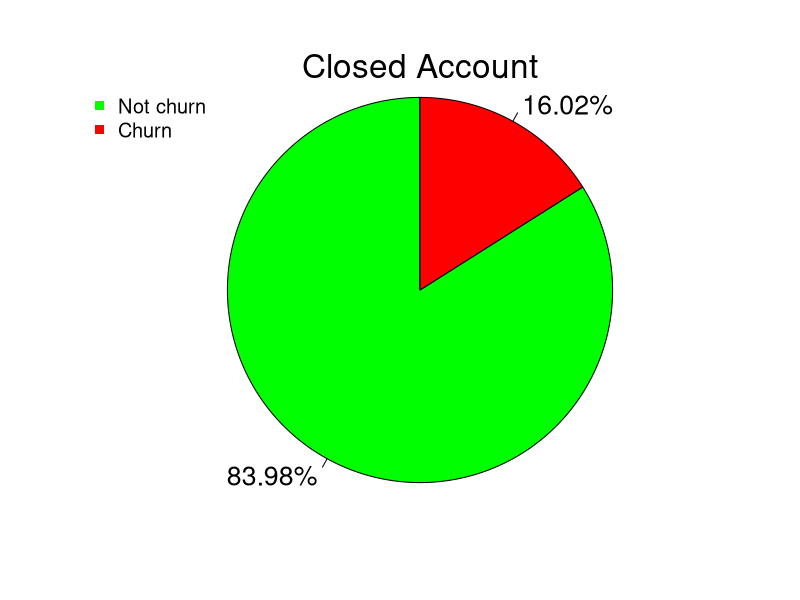
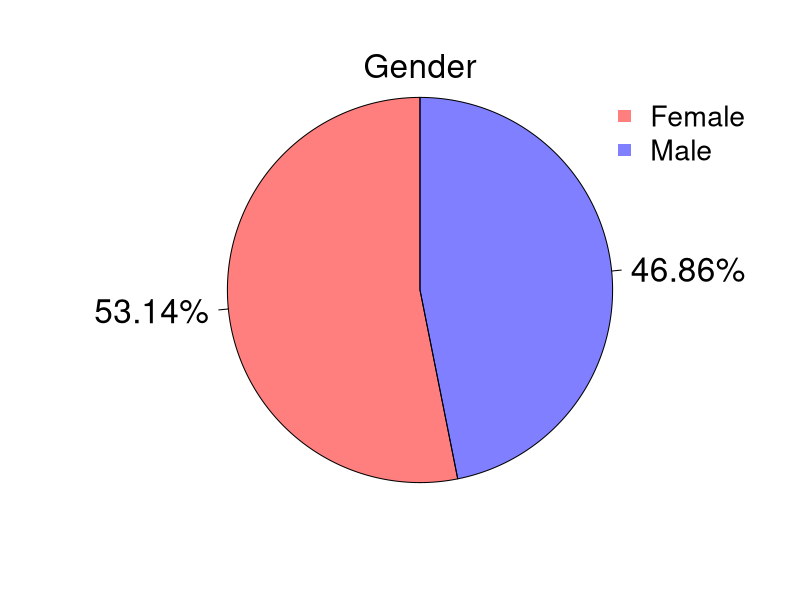
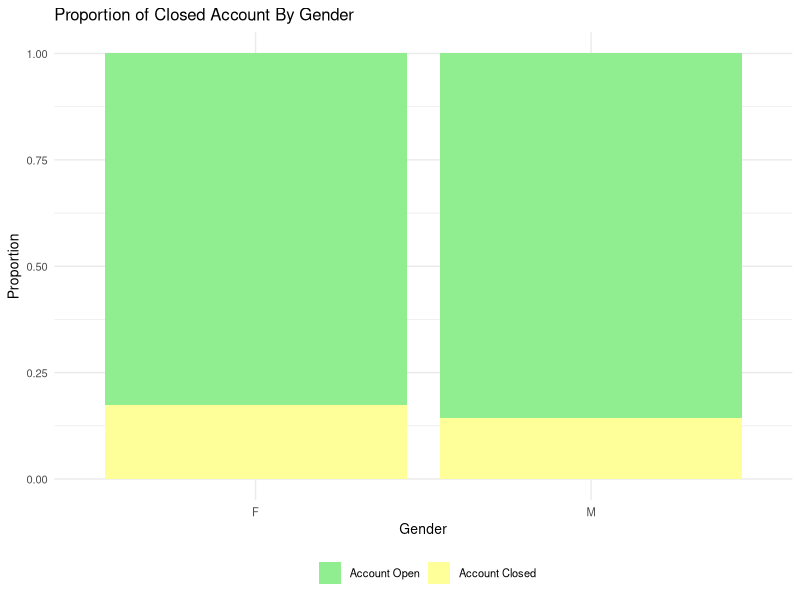
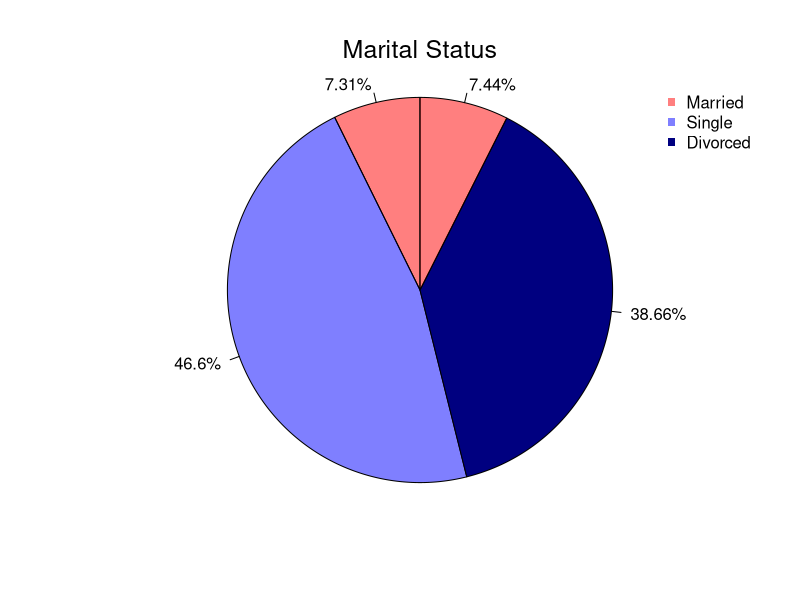
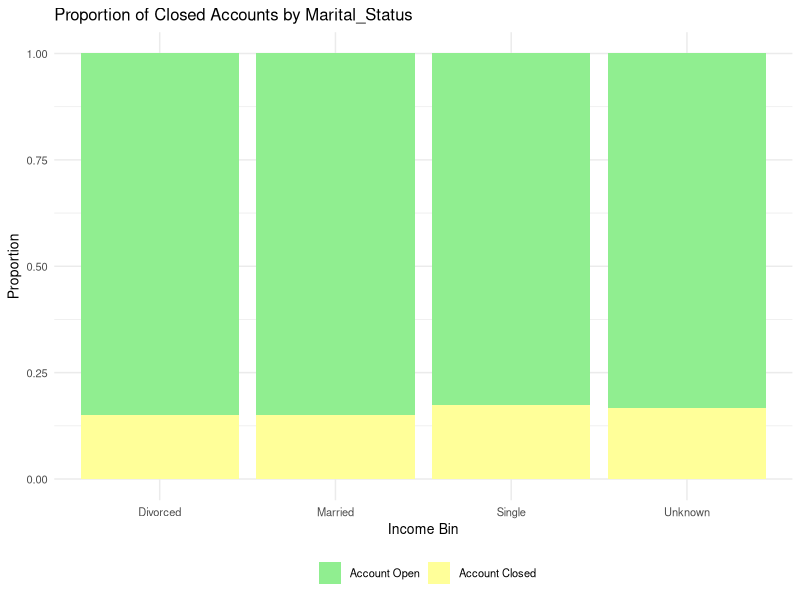
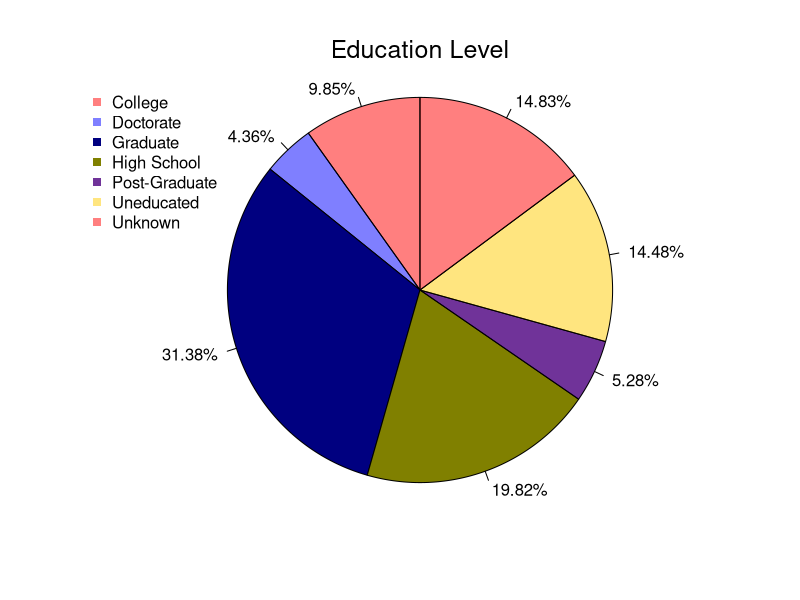
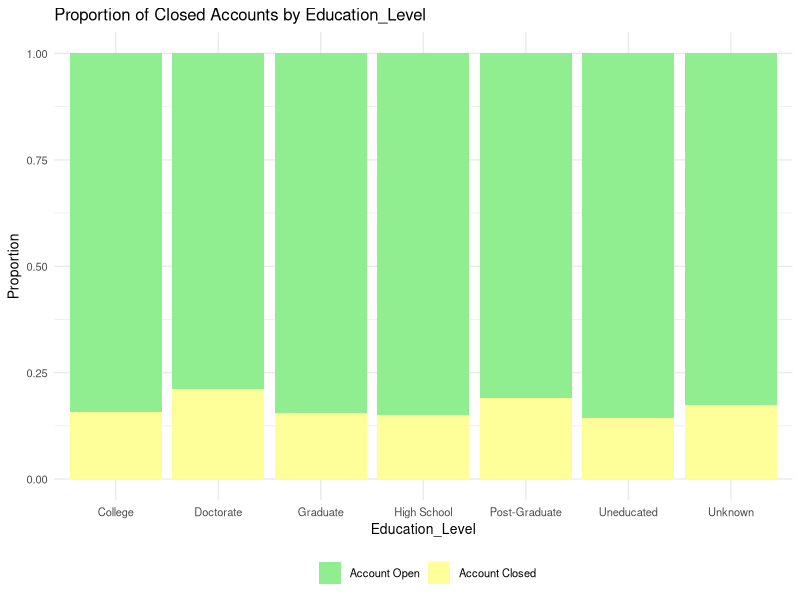
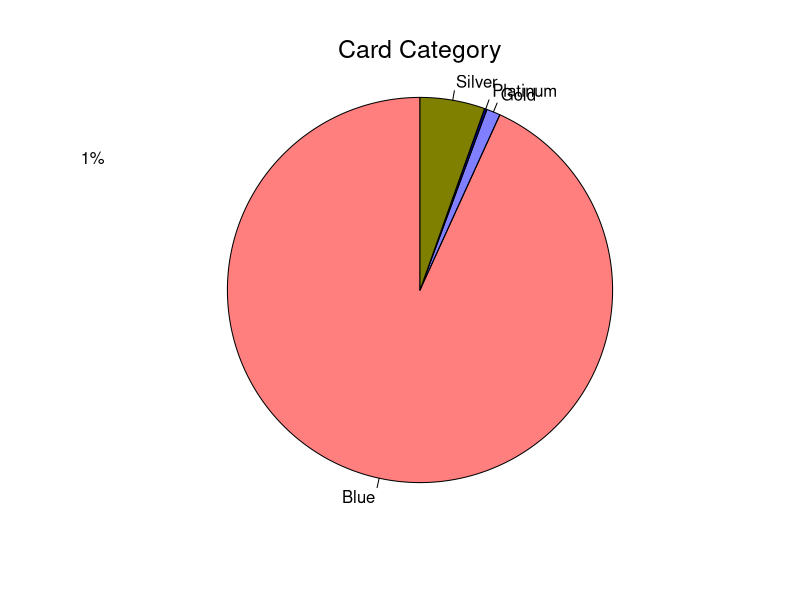

Generate these figures, in order, with R:
## ---- chunk 1

library(ggplot2)
library(corrplot)
library(class)
library(pROC)
library(RColorBrewer)

## ---- chunk 2
Data = read.csv2("./Dataset/bank_accounts_train.csv", 
                 header = T, 
                 sep = ",", 
                 colClasses = "character")

## ---- chunk 3

Data$CLIENTNUM = NULL 
str(Data)

## ---- chunk 4
variables = colnames(Data) # With this line we have a vector of our variables
categorical_variables <- c("Gender", "Education_Level", "Marital_Status", "Card_Category") # We select our categorical variables (only 4 of them)
target_variable = "Closed_Account"
numerical_variables <- setdiff(variables, c(categorical_variables, target_variable)) 
for (var in numerical_variables) {
  Data[[var]] = as.numeric(Data[[var]])
}

for (var in categorical_variables) {
  Data[[var]] = as.factor(Data[[var]])
}

Data$Closed_Account = as.factor(Data$Closed_Account)
## ---- chunk 5
x = table(Data$Closed_Account)
r = round(x/nrow(Data)*100, 2)
s = paste( r, "%", sep = "")
{pie(x = table(Data$Closed_Account), 
     labels = s,
     edges = 10000, 
     radius = 1,
     init.angle = 90, 
     col = c("green",
             "red"),
     cex = 1.6)
  mtext("Closed Account", side = 3, cex = 2)
  legend("topleft", 
         pch = 15, 
         col = c("green", "red"),
         c("Not churn", "Churn"), cex = 1.2,
         bty = "n")}
## ---- chunk 6
x = table(Data$Gender)
r = round(x/nrow(Data)*100, 2)
s = paste( r, "%", sep = "")
{pie(x = table(Data$Gender), 
     labels = s,
     edges = 10000, 
     radius = 1,
     init.angle = 90, 
     col = c(rgb(1,0,0, .5),
             rgb(0,0,1,0.5)),
     cex = 2)
  mtext("Gender", side = 3, cex = 2)
  legend("topright", 
         pch = 15, 
         col = c(rgb(1,0,0, .5),
                 rgb(0,0,1,0.5)),
         c("Female", "Male"), cex = 1.7,
         bty = "n")}

##Gender-Closed_Account
#Adjusting the dimensions of the legend
smaller_text_theme <- theme_minimal() +
  theme(legend.position = "bottom",
        legend.text = element_text(size = 8),
        axis.text = element_text(size = 8),
        axis.title = element_text(size = 10),
        plot.title = element_text(size = 12),
        strip.text.x = element_text(size = 10))

ggplot(Data, aes(x = Gender, fill = as.factor(Closed_Account))) +
  geom_bar(position = "fill") +
  scale_fill_manual(values = c("0" = "lightgreen", "1" = "#FFFF99"), labels = c("Account Open", "Account Closed"), name = "") +
  labs(title = "Proportion of Closed Account By Gender", x = "Gender", y = "Proportion") +
  smaller_text_theme
## ---- chunk 7
#MARITAL STATUS
x <- table(addNA(Data$Marital_Status))
r = round(x/nrow(Data)*100, 2)
s = paste( r, "%", sep = "")
{pie(x = table(Data$Marital_Status), 
     labels = s,
     edges = 10000, 
     radius = 1,
     init.angle = 90, 
     col = c(rgb(1,0,0,0.5),
             rgb(0,0,1,0.5),
             rgb(0,0,0.5,1)
     ),
     cex = 1)
  mtext("Marital Status", side = 3, cex = 1.5, line = 1)
  legend("topright", 
         pch = 15, 
         col = c(rgb(1,0,0, .5),
                 rgb(0,0,1,0.5),
                 rgb(0,0, .5,1)
         ),
         c("Married", "Single", "Divorced"), cex = 1,
         bty = "n")}

##Marital_Status-Closed_Account

ggplot(Data, aes(x = Marital_Status, fill = as.factor(Closed_Account))) +
  geom_bar(position = "fill") +
  scale_fill_manual(values = c("0" = "lightgreen", "1" = "#FFFF99"), labels = c("Account Open", "Account Closed"), name = "") +
  labs(title = "Proportion of Closed Accounts by Marital_Status", x = "Income Bin", y = "Proportion") +
  smaller_text_theme
## ---- chunk 8
#EDUCATION LEVEL
education_table <- table(Data$Education_Level)
r <- round(education_table / nrow(Data) * 100, 2)
s <- paste(r, "%", sep = "")

pie(x = education_table, 
    labels = s,
    edges = 10000, 
    radius = 1,
    init.angle = 90, 
    col = c(rgb(1,0,0,0.5),
            rgb(0,0,1,0.5),
            rgb(0,0,0.5,1),
            rgb(0.5,0.5,0,1),
            rgb(0.3,0,0.5,0.8),
            rgb(1,0.8,0,0.5)),
    cex = 1)
mtext("Education Level", side = 3, cex = 1.5, line = 1) # side=3 is the top
legend("topleft", 
       pch = 15, 
       col = c(rgb(1,0,0,0.5),
               rgb(0,0,1,0.5),
               rgb(0,0,0.5,1),
               rgb(0.5,0.5,0,1),
               rgb(0.3,0,0.5,0.8),
               rgb(1,0.8,0,0.5)),
       legend = levels(Data$Education_Level), cex = 1,
       bty = "n")

##Education_Level-Closed_Account

ggplot(Data, aes(x = Education_Level, fill = as.factor(Closed_Account))) +
  geom_bar(position = "fill") +
  scale_fill_manual(values = c("0" = "lightgreen", "1" = "#FFFF99"), labels = c("Account Open", "Account Closed"), name = "") +
  labs(title = "Proportion of Closed Accounts by Education_Level", x = "Education_Level", y = "Proportion") +
  smaller_text_theme
## ---- chunk 9

# Card Category
card_table <- table(Data$Card_Category)
r <- round(card_table / nrow(Data) * 100, 2)
s <- paste(r, "%", sep = "")
s2 <- paste(levels(Data$Card_Category), s)

pie(x = card_table,
    edges = 10000, 
    radius = 1,
    init.angle = 90, 
    col = c(rgb(1,0,0,0.5),
            rgb(0,0,1,0.5),
            rgb(0,0,0.5,1),
            rgb(0.5,0.5,0,1)
    ),
    cex = 1)
mtext("Card Category", side = 3, cex = 1.5, line = 1) # side=3 is the top
legend( x= -2.4, y = 1,
        pch = 15, 
        col = c(rgb(1,0,0,0.5),
                rgb(0,0,1,0.5),
                rgb(0,0,0.5,1),
                rgb(0.5,0.5,0,1)
        ),
        legend = s2, cex = 1,
        bty = "n")

##Card_Category-Customer_Age
ggplot(Data, aes(x = Card_Category, fill = as.factor(Closed_Account))) +
  geom_bar(position = "fill") +
  scale_fill_manual(values = c("0" = "lightgreen", "1" = "#FFFF99"), labels = c("Account Open", "Account Closed"), name = "") +
  labs(title = "Proportion of Closed Accounts by Card_Category", x = "Card_Category", y = "Proportion") +
  smaller_text_theme

## ---- chunk 10

Numerical_Data = Data[numerical_variables]
means_vec = apply(X = Numerical_Data, MARGIN = 2, FUN = mean)
median_vec = apply(X = Numerical_Data, MARGIN = 2, FUN = median)
sd_vec = apply(X = Numerical_Data, MARGIN = 2, FUN = sd)

par(mfrow = c(3,3), mar = c(2,4,4,1))

for(i in 1:length(numerical_variables)){
  hist(Numerical_Data[,i], freq = F, main = names(Numerical_Data)[i],
       col = rgb(.7,.7,.7), border = "white", xlab = "")
  abline(v = means_vec[i], lwd = 2)
  abline(v = median_vec[i], lwd = 2, col = rgb(.7,0,0))
  legend("top", c("Mean", "Median"), lwd = 2, col = c(1, rgb(.7,0,0)),cex = .8, bty = "n")
}

## ---- chunk 11


cor_matrix <- cor(Data[numerical_variables], use="complete.obs")
# Increase the size of the margins 
par(mar = c(5, 8, 4, 2) + 0.1) 

corrplot(cor_matrix, method = "color", tl.srt = 45, tl.col = "black") 

par(mar = c(5, 4, 4, 2) + 0.1) # Default size

## ---- chunk 12
target_variable_numeric = as.numeric(Data$Closed_Account)

  correlations <- sapply(Data[numerical_variables], function(x) cor(x, target_variable_numeric, use = "complete.obs"))

# Omit the target variable from the plot if it's included in the Data frame
correlations <- abs(correlations[names(correlations) != "target_var"])

# Increase the size of the margins 
par(mar = c(5, 8, 4, 2) + 0.1)  

# Create the barplot with larger font size for names
barplot(correlations, main="Correlation with Target Variable",
        horiz=TRUE, cex.names=0.7, las=2, col = "deepskyblue")

par(mar = c(5, 4, 4, 2) + 0.1) # Default size
## ---- chunk 13

#Rename missing values with NA notation
Data[Data == 'Unknown'] <- NA
## ---- chunk 14
# Now we try to understand where the missing values are

# Sum the TRUE values by row to see how many NAs each row contains
na_counts_per_row <- rowSums(is.na(Data))

# Count how many rows have at least one NA
rows_with_na <- sum(na_counts_per_row > 0)

# Print the result
cat("Rows with NA before preprocessing:", rows_with_na, "\n")


## ---- chunk 15
#Basic function to compute mode
getSimpleMode <- function(x) {
  tbl <- table(x)
  mode_value <- names(tbl[tbl == max(tbl)])[1]
  return(mode_value)
}


for (var in categorical_variables) {
  if (any(is.na(Data[[var]]))) {
    Data[[var]][is.na(Data[[var]])] <- getSimpleMode(Data[[var]])
  }
}
## ---- chunk 16
# Sum the TRUE values by row to see how many NAs each row contains
na_counts_per_row <- rowSums(is.na(Data))

# Count how many rows have at least one NA
rows_with_na <- sum(na_counts_per_row > 0)

# Print the result
cat("Rows with NA after preprocessing:", rows_with_na, "\n")

## ---- chunk 17

# Fit logistic regression model
set.seed(1)
gender_income_model <- glm(Closed_Account ~ Income * Gender, 
                           family = binomial(link = "logit"), 
                           data = Data)

# View model summary
summary(gender_income_model)

## ---- chunk 18
# Compute and store predicted probabilities
predicted_probabilities_logistic <- predict(gender_income_model, newdata = Data, type="response")

Data$predicted_probabilities <- predict(gender_income_model, newdata = Data, type="response")
## ---- chunk 19
#Plotting computed probabilities
ggplot(Data, aes(x = Income, y = predicted_probabilities, color = Gender)) + 
  geom_line() + 
  labs(title = "Probability of Account Closure by Income and Gender", y = "Probability of Closure", x = "Income") +
  scale_color_manual(values = c("red", "blue"))

## ---- chunk 20
Data$predicted_probabilities = NULL # We drop the column of predicted probabilities since it is now useless


## ---- chunk 21
# Seed setting
set.seed(10)
## ---- chunk 22
# Split Dataset
id_train <- sample(1:nrow(Data), size = 0.75*nrow(Data), replace = F)
train_data <- Data[id_train,]
val_data <- Data[-id_train,]

## ---- chunk 23

# Response variable distribution in the original data
cat("Distribution of the target variable in the original set:\n")
cat("Counts:")
print(table(Data$Closed_Account))
cat("Proportions:")
print(prop.table(table(Data$Closed_Account)))
cat("\n")

# Response variable distribution in the train test
cat("Distribution of the target variable in the train set:\n")
cat("Counts:")
print(table(train_data$Closed_Account))
cat("Proportions:")
print(prop.table(table(train_data$Closed_Account)))
cat("\n")

# Response variable distribution in the validation set
cat("Distribution of the target variable in the validation set:\n")
cat("Counts:")
print(table(val_data$Closed_Account))
cat("Proportions:")
print(prop.table(table(val_data$Closed_Account)))


## ---- chunk 24

calculate_sensitivity <- function(true_values, predictions) {
  true_positives <- sum(true_values == 1 & predictions == 1)
  actual_positives <- sum(true_values == 1)
  return(true_positives / actual_positives)
}
## ---- chunk 25
# Set a range for k
k_values <- 1:25
accuracy_scores <- numeric(length(k_values))
sensitivity_scores <- numeric(length(k_values))

# Loop over k values
for (k in k_values) {
  set.seed(100) # for reproducibility
  knn_pred <- knn(train = train_data[, c("Total_Trans_Amt", "Total_Trans_Ct")],
                  test = val_data[, c("Total_Trans_Amt", "Total_Trans_Ct")],
                  cl = train_data$Closed_Account,
                  k = k)
  
  # Calculate accuracy
  accuracy_scores[k] <- sum(val_data$Closed_Account == knn_pred) / length(knn_pred)
  # Calculate sensitivity
  sensitivity_scores[k] <- calculate_sensitivity(val_data$Closed_Account, knn_pred)
}
## ---- chunk 26
# Plot the accuracy scores as a function of k
plot(k_values, accuracy_scores, type = "b", 
     xlab = "Number of Neighbors (k)", ylab = "Accuracy",
     main = "k-NN Model Accuracy by Number of Neighbors")
## ---- chunk 27
# Plot the accuracy scores as a function of k
plot(k_values, sensitivity_scores, type = "b", 
     xlab = "Number of Neighbors (k)", ylab = "Sensitivity",
     main = "k-NN Model Sensitivity by Number of Neighbors")
## ---- chunk 28

# For accuracy
best_accuracy_k <- which.max(accuracy_scores)
cat("The best number of neighbors for accuracy is:", best_accuracy_k, 
    "with an accuracy of:", max(accuracy_scores), "\n")

# Exclude the best to find the second best
accuracy_scores[best_accuracy_k] <- NA
second_best_accuracy_k <- which.max(accuracy_scores)
cat("The second-best number of neighbors for accuracy is:", second_best_accuracy_k, 
    "with an accuracy of:", max(accuracy_scores, na.rm = TRUE), "\n")

# For sensitivity
best_sensitivity_k <- which.max(sensitivity_scores)
cat("The best number of neighbors for sensitivity is:", best_sensitivity_k, 
    "with a sensitivity of:", max(sensitivity_scores), "\n")

# Exclude the best to find the second best
sensitivity_scores[best_sensitivity_k] <- NA
second_best_sensitivity_k <- which.max(sensitivity_scores)
cat("The second-best number of neighbors for sensitivity is:", second_best_sensitivity_k, 
    "with a sensitivity of:", max(sensitivity_scores, na.rm = TRUE), "\n")

## ---- chunk 29
logit_fit_baseline <- glm(Closed_Account ~ .,
                  family = "binomial",
                  data = train_data)

## ---- chunk 30
logit_fit_0 <- glm(Closed_Account ~ 1,
                  family = "binomial",
                  data = train_data)

## ---- chunk 31
logit_fit0 <- glm(Closed_Account ~ 1,
                  family = "binomial",
                  data = train_data)
anova(logit_fit_0, logit_fit_baseline, test = "Chisq") 

## ---- chunk 32
# Forward
logit_fit_aic1 <- step(glm(Closed_Account ~ 1,
                           family = "binomial",
                           data = train_data),
                       scope = formula(logit_fit_baseline),
                       direction = "forward")
## ---- chunk 33
# Backward
logit_fit_aic2 <- step(logit_fit_baseline,
                       direction = "backward") 

## ---- chunk 34
# Both directions
logit_fit_aic3 <- step(logit_fit_baseline,
                       direction = "both")
## ---- chunk 35

print(length(coefficients(logit_fit_aic1)))
print(length(coefficients(logit_fit_aic2)))
print(length(coefficients(logit_fit_aic3)))

## ---- chunk 36

# Forward
logit_fit_bic1 <- step(glm(Closed_Account ~ 1,
                           family = "binomial",
                           data = train_data),
                       scope = formula(logit_fit_baseline),
                       direction = "forward",
                       k = log(nrow(train_data)))
## ---- chunk 37
# Backward
logit_fit_bic2 <- step(logit_fit_baseline,
                       direction = "backward",
                       k = log(nrow(train_data)))  

## ---- chunk 38
# Both directions
logit_fit_bic3 <- step(logit_fit_baseline,
                       direction = "both",
                       k = log(nrow(train_data)))
## ---- chunk 39

# Selecting Numerical DF
train_data_Numerical = train_data[numerical_variables] 

cov(train_data_Numerical)

# Scaling Data
train_data_Numerical_Scaled= scale(train_data_Numerical)

cov(train_data_Numerical_Scaled)

## ---- chunk 40

pca <- princomp(train_data_Numerical_Scaled, cor = T, scale = F) #already scaled

pca$loadings

# Calculating the variance (in percentage) explained by each PCA component
pca_var <- pca$sdev^2
pca_var_percent <- pca_var / sum(pca_var)

## ---- chunk 41

bar.comp = barplot(pca_var_percent,
                   las = 2,
                   col = rev(brewer.pal(9, "Blues")), 
                   border = F,
                   ylim = c(0, max(pca_var_percent)*1.5),
                   ylab = "Explained variance")

# choose components according to "elbow rule"

lines(x = bar.comp, pca_var_percent, type = "b", pch = 16, cex = 1.5, lwd = 2, col = 2)
grid()

## ---- chunk 42

# Calculating the cumulative variance explained
cum_pca_var_percent <- cumsum(pca_var_percent)*100

# Plotting the cumulative distribution

bar.comp = barplot(cum_pca_var_percent,
                   las = 2,
                   col = rev(brewer.pal(9, "Blues")), 
                   border = F,
                   ylim = c(0, 105),
                   ylab = "Explained variance")

lines(bar.comp, cum_pca_var_percent, type = "b", pch = 16, cex = 1.5, lwd = 2, col = 2)
grid()

## ---- chunk 43

# Validation data is scaled as the train data
val_data_Numerical = val_data[numerical_variables] 
val_data_Numerical_Scaled= scale(val_data_Numerical)

# Predicting scores for the validation set using the PCA model
pca_data <- predict(pca, train_data_Numerical_Scaled)

# Selecting the first 11 principal components
pca_data <- pca_data[, 1:11]


logit_pca = glm(Closed_Account ~ ., 
                data = data.frame(pca_data, 
                                  Closed_Account = train_data$Closed_Account), 
                family = "binomial")

## ---- chunk 44

roc_aic1 <- pROC::roc(train_data$Closed_Account,
                     logit_fit_aic1$fitted.values,
                     plot = TRUE,
                     col = "red",
                     lwd = 3,
                     auc.polygon = T,
                     auc.polygon.col = "deepskyblue",
                     print.auc = T)

roc_bic1 <- pROC::roc(train_data$Closed_Account,
                     logit_fit_bic2$fitted.values,
                     plot = TRUE,
                     col = "red",
                     lwd = 3,
                     auc.polygon = T,
                     auc.polygon.col = "deepskyblue",
                     print.auc = T)


# AUC scores
roc_aic1$auc

roc_bic1$auc


# On the train_set, we see a better performance of roc_aic2 and roc_aic3 models
#in respect to the others. AUC = 0.9169

## ---- chunk 45

roc_bic1 <- pROC::roc(train_data$Closed_Account,
                     logit_pca$fitted.values,
                     plot = TRUE,
                     col = "red",
                     lwd = 3,
                     auc.polygon = T,
                     auc.polygon.col = "deepskyblue",
                     print.auc = T)


## ---- chunk 46
## Validation set ##

#threshold
tt=0.5

# Predictions for the observations in the validation set
prob_out_aic1 <- predict(logit_fit_aic1,
                        newdata = val_data[,-1],
                        type = "response")

pred_out_aic1 <- as.factor(ifelse(prob_out_aic1 > tt, "yes", "no"))


prob_out_bic1 <- predict(logit_fit_bic1,
                        newdata = val_data[,-1],
                        type = "response")
pred_out_bic1 <- as.factor(ifelse(prob_out_bic1 > tt, "yes", "no"))


# ROC curves
roc_out_aic1 <- pROC::roc(val_data$Closed_Account,
                         prob_out_aic1,
                         plot = TRUE,
                         col = "lightgreen",
                         lwd = 3,
                         auc.polygon = T,
                         auc.polygon.col = "#FFFF99",
                         print.auc = T)

roc_out_bic1 <- pROC::roc(val_data$Closed_Account,
                          prob_out_bic1,
                          plot = TRUE,
                          col = "lightgreen",
                          lwd = 3,
                          auc.polygon = T,
                          auc.polygon.col = "#FFFF99",
                          print.auc = T)

# AUC scores
(auc_glm_aic1 <- roc_out_aic1$auc)

(auc_glm_bic1 <- roc_out_bic1$auc)

#From here we see that also on the validation set, the best performing models are
#roc_aic2 and roc_aic3. AUC = 0.9201

## ---- chunk 47
TestData = read.csv2("./Dataset/bank_accounts_test.csv", 
                 header = T, 
                 sep = ",", 
                 colClasses = "character")

#Encode NaN values
#Rename missing values with NA notation
TestData[TestData == 'Unknown'] <- NA

for (var in categorical_variables) {
  if (any(is.na(TestData[[var]]))) {
    TestData[[var]][is.na(TestData[[var]])] <- getSimpleMode(TestData[[var]])
  }
}

##substitute the type of the variables from "ch" to "num" and "factor"
for (var in numerical_variables) {
  TestData[[var]] = as.numeric(TestData[[var]])
}

for (var in categorical_variables) {
  TestData[[var]] = as.factor(TestData[[var]])
}

# Predictions for the observations in the Test set
predicted_prob <- predict(logit_fit_aic2,
                        newdata = TestData,
                        type = "response")
predicted_prob <- as.factor(ifelse(predicted_prob > tt, "yes", "no"))

head(predicted_prob)

##Write the .csv file that contains the predicted probabilities.
write.csv(predicted_prob, "my_prob.csv", row.names = F)

